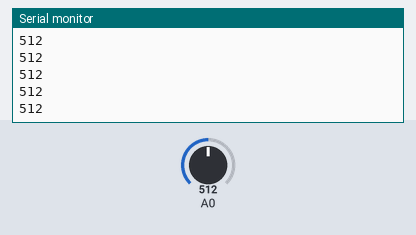
This sketch was run on a simulated Arduino Uno, built with avr-gcc and run on an emulated ATmega328P. Parts: the last lines printed to the serial monitor. The inputs (shaded band) are chosen by the test bench; at power-on: A0 = 512.

Above: at 1.2 s.
1.3 s: A0 set to 340
At 2.2 s:
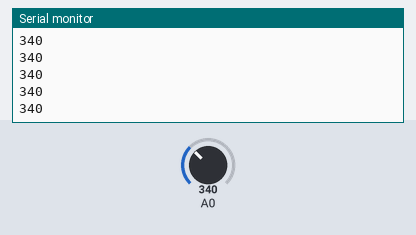
2.8 s: A0 set to 360
At 3.3 s:
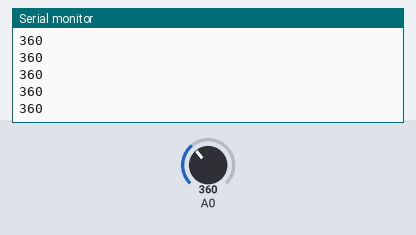
Timing chart, 0 to 5.8 s (numbered marks = the images above; inputs shaded):
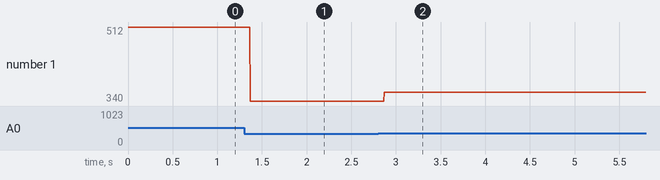

The sketch:

photoresistor.ino
```cpp
void setup() {
  // put your setup code here, to run once:
  Serial.begin(9600);
}

void loop() {
  // put your main code here, to run repeatedly:

  int value = analogRead(A0);

  //int mappedValue = map(value, 0, 1023, 255, 0);
    // analogWrite(3, mappedValue);

  if (value > 350) {
    digitalWrite(3, LOW);
  } else {
    digitalWrite(3, HIGH);
  }
  Serial.println(value);
}
```

Measured:
- after the input at 1.3 s, the serial monitor: prints a new line after 0.07 s (image 1)
- after the input at 2.8 s, the serial monitor: prints a new line after 0.07 s (image 2)
- plotted number 1: 512 → 340 after the input at 1.3 s, 340 → 360 after the input at 2.8 s
